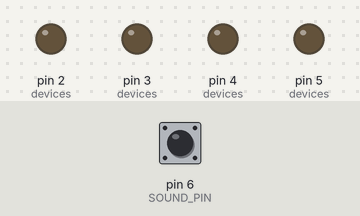
The sketch below on a simulated Arduino Uno, built with avr-gcc and run on an emulated ATmega328P. Parts: output pins drawn as LEDs (lit = HIGH). The test bench sets the inputs (shaded band); at power-on: pin 6 (SOUND_PIN) LOW.

Above: at 1.2 s.
1.3 s: pin 6 (SOUND_PIN) pulsed HIGH 2 times (0.12 s each, 0.3 s apart)
At 3.4 s:
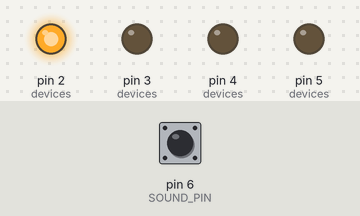
4.1 s: pin 6 (SOUND_PIN) pulsed HIGH 5 times (0.12 s each, 0.3 s apart)
At 7.4 s:
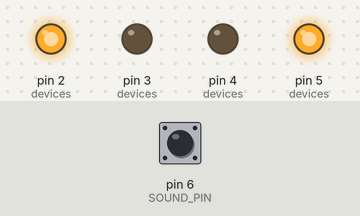
Timing chart, 0 to 8.9 s (numbered marks = the images above; inputs shaded):
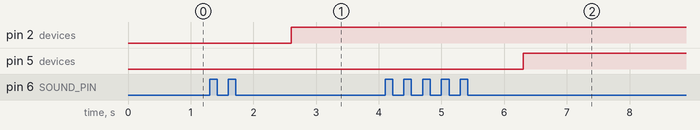

The sketch:

ClapSwitch_v3.ino
```cpp
#define CLAP_RANGE 1000
#define SOUND_PIN 6
#define NUM_DEVICES 4

#include "Device.h"

Device devices[] = {
  Device(2, "Fan", 2),
  Device(3, "Bulb 1", 3),
  Device(4, "Bulb 2", 4),
  Device(5, "Lamp", 5)
};

void setup() {
  for (uint8_t i = 0; i < NUM_DEVICES; i++) {
    pinMode(devices[i].getPin(), OUTPUT);
  }
  pinMode(SOUND_PIN, INPUT);
}

uint8_t count = 0;
unsigned long lastClapMillis = 0;

void loop() {
  if (millis() - lastClapMillis > CLAP_RANGE) {
    if (count >= minNeedClaps()) {
      for (uint8_t i = 0; i < NUM_DEVICES; i++) {
        if (devices[i].getNeedClaps() == count) {
          const uint8_t pin = devices[i].getPin();
          digitalWrite(pin, !digitalRead(pin));
          break;
        }
      }
    }
    count = 0;
  }

  if (digitalRead(SOUND_PIN)) {
    count += 1;
    lastClapMillis = millis();
    delay(250);
  }
}

uint8_t minNeedClaps() {
  uint8_t min = 0;
  for (uint8_t i = 0; i < NUM_DEVICES; i++) {
    if (min > devices[i].getNeedClaps()) {
      min = devices[i].getNeedClaps();
    }
  }
}
```

Device.h
```cpp
class Device {
private:
  const uint8_t needClaps;
  const String name;
  const uint8_t pin;

public:
  Device(uint8_t needClapsParam, String nameParam, uint8_t pinParam)
    :needClaps(needClapsParam), name(nameParam), pin(pinParam) {}

  uint8_t getNeedClaps() {
    return needClaps;
  }

  uint8_t getPin() {
    return pin;
  }
};
```

Measured:
- after the input at 1.3 s, pin 2 (devices): LOW → HIGH after 1.3 s
- after the input at 4.1 s, pin 5 (devices): LOW → HIGH after 2.2 s
